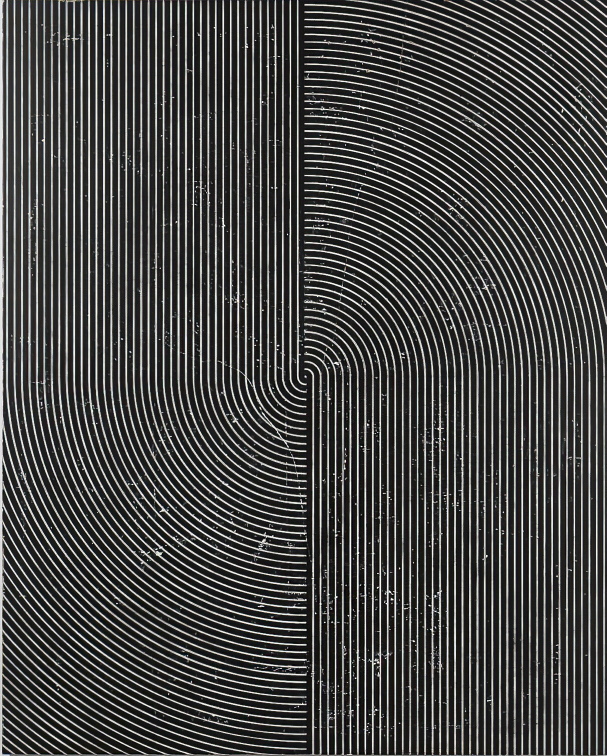
#> input picture behavior_prompting/deps/LIBERO/libero/libero/assets/scenes/wall_decoration/wall_decoration_texture.jpg, 1213 x 1512 px (shown at 1/2 size)
$ python -i video.py   (imports and definitions only)
#> lines starting #> are read from the running program, lines starting #| are printed output that depends on the picture
#> further down, picture is the input picture: shape (1512, 1213, 3); mean B, G, R 71.5, 72.8, 72.7
"""H.264 writer/prober for the iPhone-format MP4s (R1 §6, P1 §4.6).

Like the app: QuickTime container (``.mp4`` extension, brand ``qt  ``), timescale 600, VFR PTS from real capture
times, first PTS 0, B-frames. The container's sample table gives ``stream.frames`` (gen_replay_buffer_zarr.py:588 skips
frame indices >= ``in_stream.frames`` and leaves them black, so the header count must be right).

Pixel format ``yuvj420p`` (full range, BT.601), like the iPhone. Frames are converted with OpenCV's full-range
BT.601 YCrCb (the inverse of what PyAV's ``to_ndarray('rgb24')`` does on decode) and chroma is area-downsampled.
PyAV's own ``reformat`` darkened frames by ~2 levels on the round trip; this path keeps the decode within ~1 level
of the input on average, so exported (training) images stay close to deployment images, which skip H.264.
"""

from __future__ import annotations

from fractions import Fraction
from pathlib import Path

import numpy as np

# AVColorRange / AVColorSpace / AVColorPrimaries / AVColorTransferCharacteristic values
_COLOR_RANGE_JPEG = 2
_COLORSPACE_SMPTE170M = 6
_PRIMARIES_BT709 = 1
_TRC_BT709 = 1


def bgr_to_yuvj420p(bgr: np.ndarray) -> np.ndarray:
    """(H,W,3) BGR uint8 -> (H*3/2, W) planar full-range BT.601 Y, U(Cb), V(Cr), chroma area-downsampled 2x2."""
    import cv2

    h, w = bgr.shape[:2]
#> h = 1512; w = 1213
    ycc = cv2.cvtColor(np.ascontiguousarray(bgr), cv2.COLOR_BGR2YCrCb)
#> ycc: shape (1512, 1213, 3); mean of channels 0, 1, 2 72.6, 128, 127.4
    u = cv2.resize(ycc[..., 2], (w // 2, h // 2), interpolation=cv2.INTER_AREA)
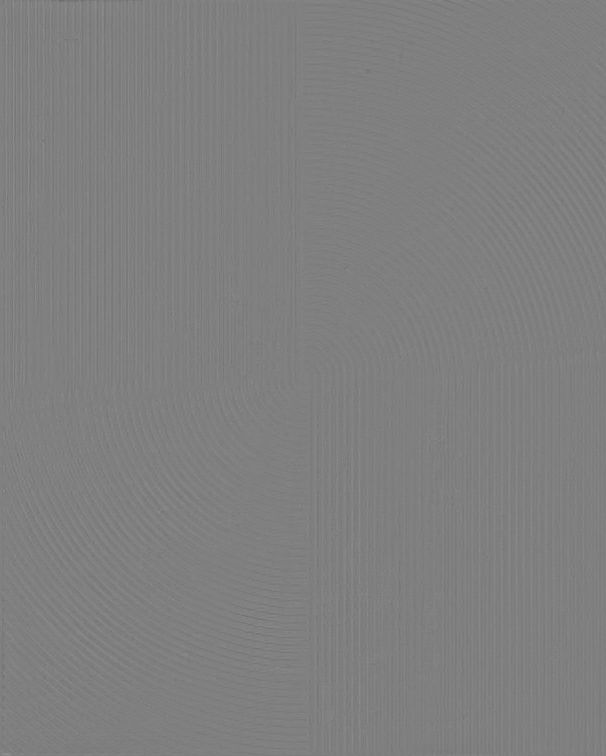
#> u: shape (756, 606); min 108, max 143, mean 127.4
    v = cv2.resize(ycc[..., 1], (w // 2, h // 2), interpolation=cv2.INTER_AREA)
#> (the run stopped early here; a loop or call above may not have finished)
